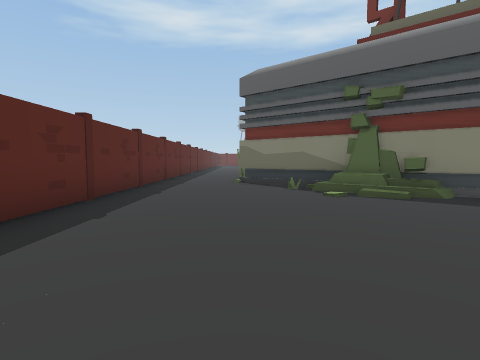
View 1 (above)

24 first-person views from a walk through a 3-D level made in the Unity game engine. The camera is 1.4 m above the floor, tilts 4° down and sees 80° across. The floor is counted in squares, 2 m on a side. Each view is taken from the middle of a square. On the plan, view 1 faces up. The plan holds only what a view shows up to about 10 squares ahead; the rest is blank. The place goes on beyond the plan. The player is left out.

View 2
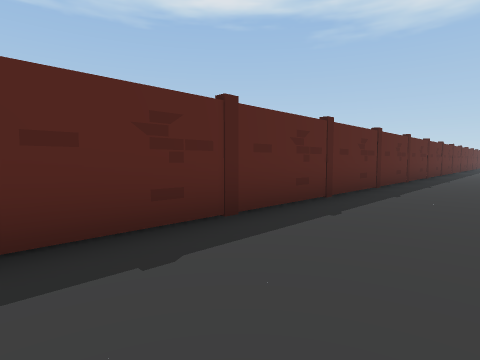

View 3
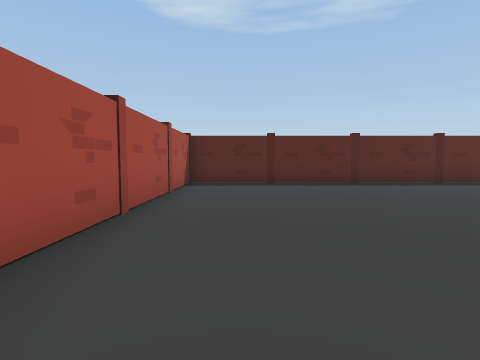

View 4
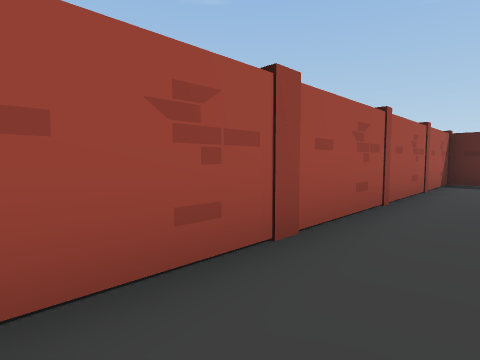

View 5
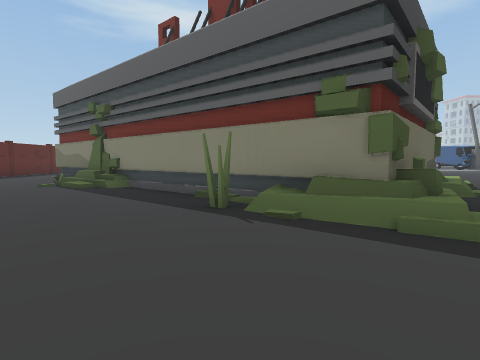

View 6
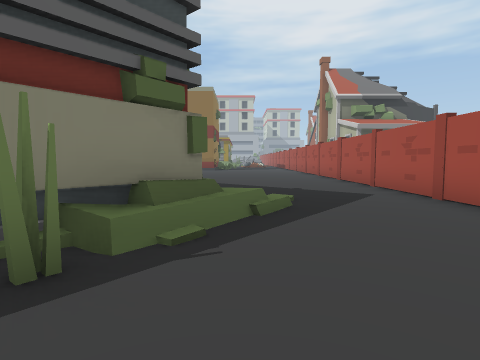

View 7
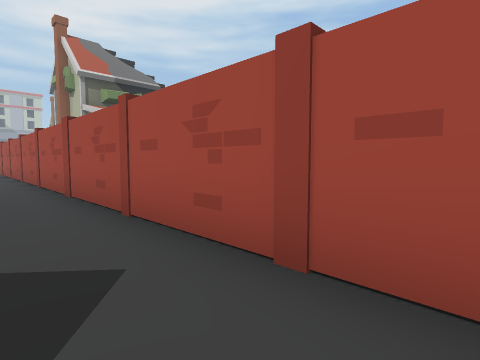

View 8
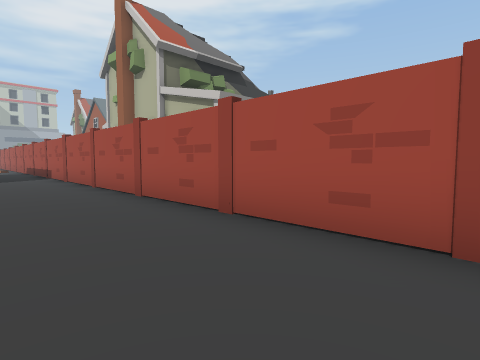

View 9
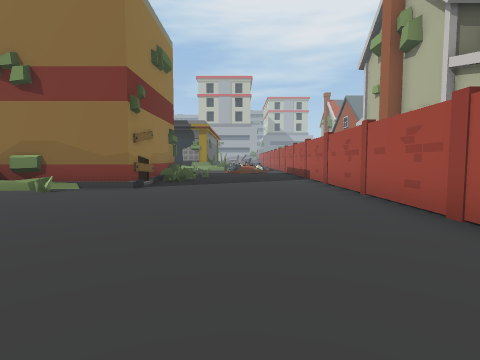

View 10
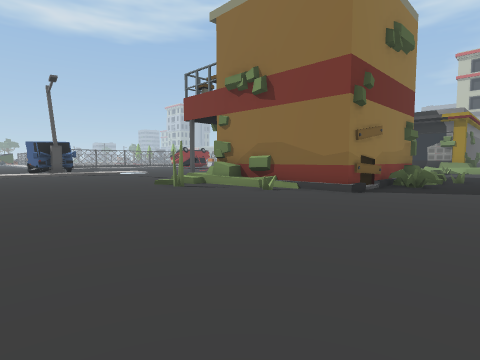

View 11
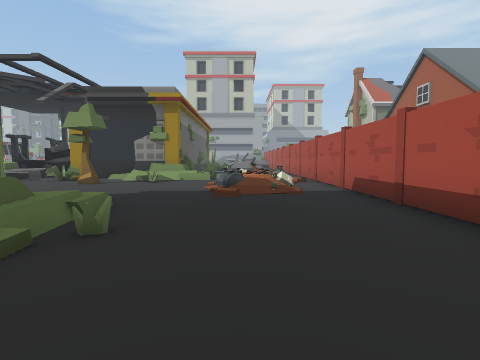

View 12
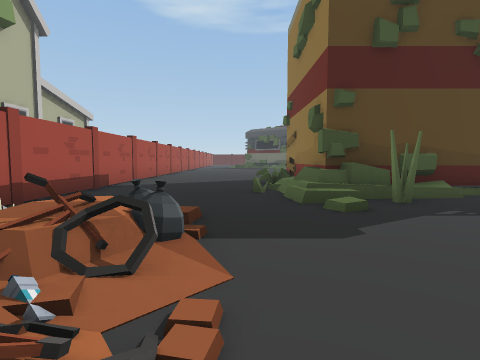

View 13
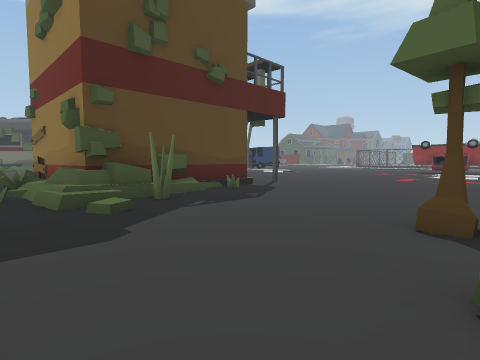

View 14
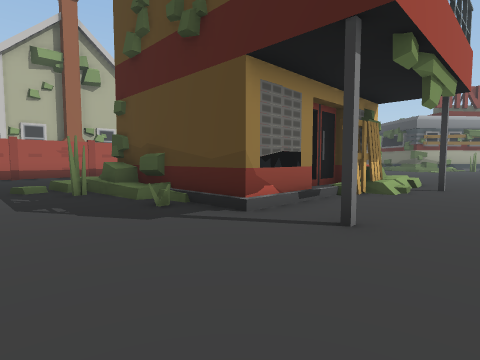

View 15
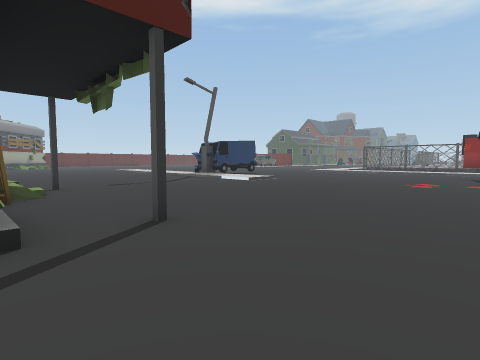

View 16
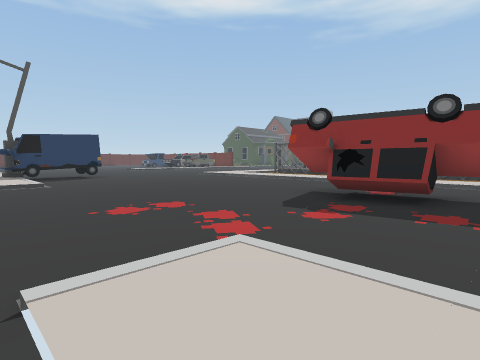

View 17
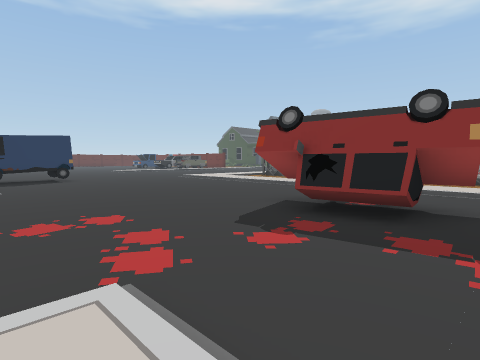

View 18
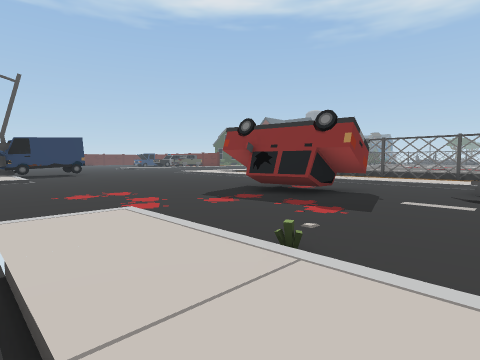

View 19
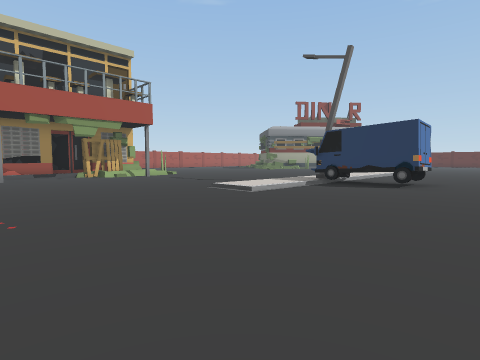

View 20
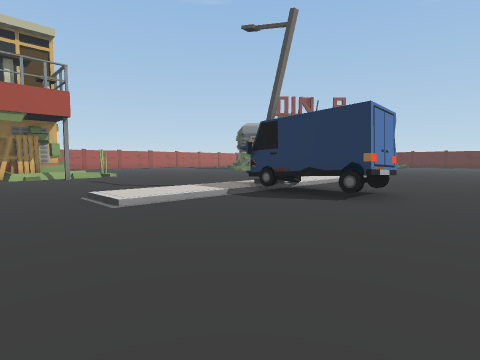

View 21
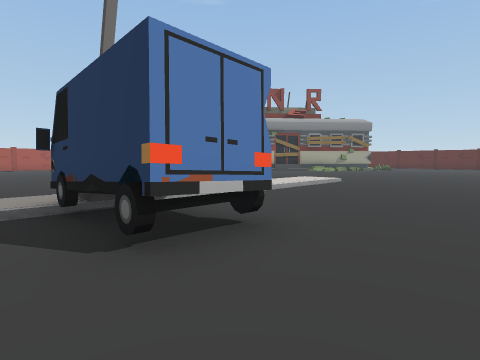

View 22
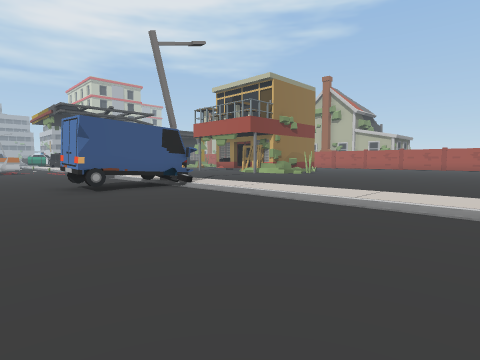

View 23
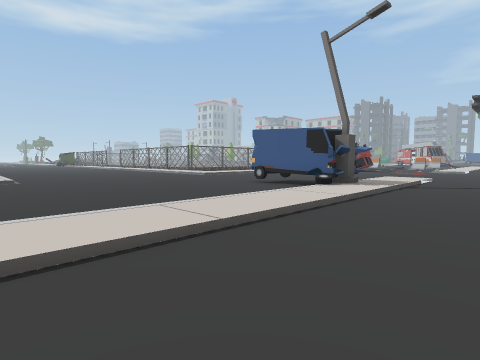

View 24
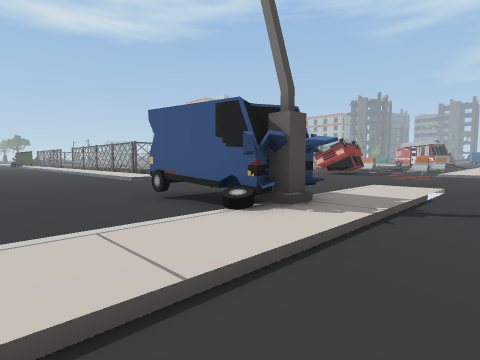

### Floor plan
Key: @ floor where view 1 was taken; # wall or solid block; . main floor; : floor 0.25 m higher than the main floor; + floor 0.5 m higher than the main floor; / step, stairs or slope; = window, fence, low wall or low ledge; C car; A van; O other object.
Columns run from 3 left of view 1 to 36 right of it. Each row starts with its distance up from view 1.
 20                  .................CCC..
 19                  .................##C...
 18                  .......AA..............
 17                  .......AA..............
 16                  .......AA............/.
 15                  /::::::AA:::.......::/:
 14                  ////////////.......////
 13                      .
 12 O                .
 11 #
 10 O                                  .
  9 #  #O                      #
  8 #   #OO                   .///
  7 O   .#OO                  :##O#OO  .
  6 O    ##O                   # O  O=
  5 O    ...O     ##           #OO  #.
  4 #        OOOOO#.          =#OOO ##
  3 O        .#O #.            #O#O##=/
  2 #         ####               #=/=+/
  1 O       . ..#.                     ../.
  0 #  @        ..    . ..       .     /=#
 -1 #        .. .                      /+O
 -2 #         .
 -3 #O##OOOO#O#OO#O#O##OO##O#OO#O#O##O#OO#O

Where each view was taken, in squares from view 1:
view 1: 0 up, 0 right, facing up
view 2: 0 up, 0 right, facing up-left
view 3: 1 down, 6 right, facing left
view 4: 1 down, 7 right, facing down-left
view 5: 2 down, 7 right, facing up
view 6: 1 up, 5 right, facing right
view 7: 1 down, 9 right, facing down-right
view 8: 0 up, 15 right, facing down-right
view 9: 0 up, 17 right, facing right
view 10: 0 up, 18 right, facing up-right
view 11: 0 up, 26 right, facing right
view 12: 1 up, 35 right, facing left
view 13: 1 up, 35 right, facing up-left
view 14: 10 up, 32 right, facing down-left
view 15: 7 up, 32 right, facing up-left
view 16: 14 up, 34 right, facing up-left
view 17: 15 up, 34 right, facing up-left
view 18: 14 up, 36 right, facing up-left
view 19: 20 up, 30 right, facing down-left
view 20: 20 up, 27 right, facing down-left
view 21: 20 up, 23 right, facing down-left
view 22: 20 up, 14 right, facing down-right
view 23: 12 up, 14 right, facing up-right
view 24: 13 up, 18 right, facing up-right
